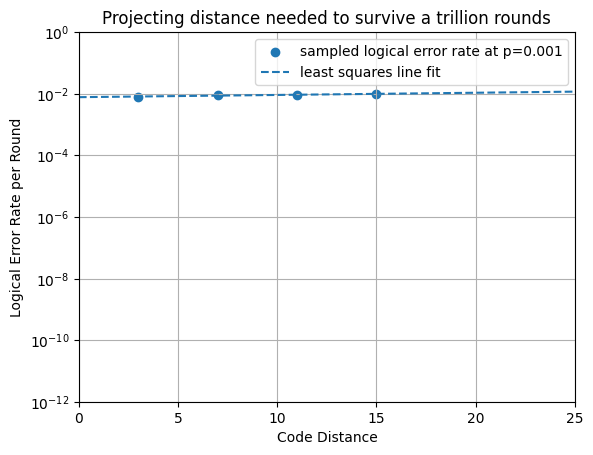

Recreate this plot in Python.
"""RHG memory simulation example."""

# %%

import os
import numpy as np
import scipy.stats
import scipy
import matplotlib.pyplot as plt
import stim
import sinter
from graphix_zx.pattern import print_pattern
from graphix_zx.stim_compiler import stim_compile

from lspattern.rhg import create_rhg, visualize_rhg
from lspattern.ops import memory

# %%
d = 3
r = 3
rhg_lattice, coord2node, x, z, grouping = create_rhg(d, r)
visualize_rhg(rhg_lattice, coord2node)

for group in grouping:
    print(f"group: {group}")

length = 2 * d - 1
# logical = set(range(d)) # logical Z (This is not deterministic with |+> initialization)
logical = set(length * i for i in range(d))
print(f"logical X: {logical}")
logical_observables = {0: logical}
# logical_observables = {}

# %%
pattern = memory(d, r)
print_pattern(pattern)

# %%
# compile to stim
stim_str = stim_compile(
    pattern,
    logical_observables,
    after_clifford_depolarization=0,
    before_measure_flip_probability=0,
)
print(stim_str)

# %%


def create_circuit(d: int, rounds: int, noise: float) -> stim.Circuit:
    pattern = memory(d, rounds)
    length = 2 * d - 1
    logical_observables = {0: {length * i for i in range(d)}}
    stim_str = stim_compile(
        pattern,
        logical_observables,
        after_clifford_depolarization=noise,
        before_measure_flip_probability=0,
    )
    return stim.Circuit(stim_str)


# noise = 0.001
# circuit = create_circuit(d, r, noise)
# print(f"num_qubits: {circuit.num_qubits}")

# dem = circuit.detector_error_model()
# print(dem)

# %%

if __name__ == "__main__":
    noise = 0.001
    rhg_code_tasks = [
        sinter.Task(
            circuit=create_circuit(d, d, noise),
            json_metadata={"d": d, "r": d, "noise": noise},
        )
        for d in [3, 7, 11, 15]
    ]

    collected_rhg_code_stats: list[sinter.TaskStats] = sinter.collect(
        num_workers=os.cpu_count(),
        tasks=rhg_code_tasks,
        decoders=["pymatching"],
        max_shots=5_000_000,
        max_errors=100,
        print_progress=True,
    )

    # %%
    # Compute the line fit.
    xs = []
    ys = []
    log_ys = []
    for stats in collected_rhg_code_stats:
        d = stats.json_metadata["d"]
        if not stats.errors:
            print(f"Didn't see any errors for d={d}")
            continue
        per_shot = stats.errors / stats.shots
        per_round = sinter.shot_error_rate_to_piece_error_rate(
            per_shot, pieces=stats.json_metadata["r"]
        )
        xs.append(d)
        ys.append(per_round)
        log_ys.append(np.log(per_round))
    fit = scipy.stats.linregress(xs, log_ys)
    print(fit)

    fig, ax = plt.subplots(1, 1)
    ax.scatter(xs, ys, label=f"sampled logical error rate at p={noise}")
    ax.plot(
        [0, 25],
        [np.exp(fit.intercept), np.exp(fit.intercept + fit.slope * 25)],
        linestyle="--",
        label="least squares line fit",
    )
    ax.set_ylim(1e-12, 1e-0)
    ax.set_xlim(0, 25)
    ax.semilogy()
    ax.set_title("Projecting distance needed to survive a trillion rounds")
    ax.set_xlabel("Code Distance")
    ax.set_ylabel("Logical Error Rate per Round")
    ax.grid(which="major")
    ax.grid(which="minor")
    ax.legend()
    fig.set_dpi(120)  # Show it bigger
    fig.savefig("rhg_memory.png", bbox_inches="tight")
